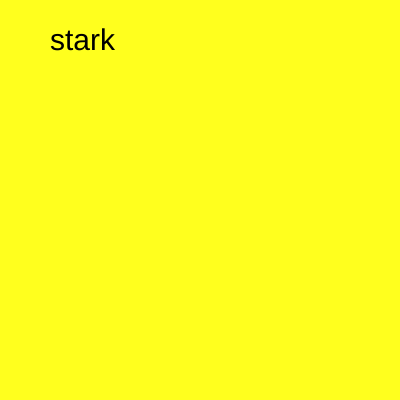
Frame 1 (no input)
Frame 60 (no input): identical to frame 1, image omitted
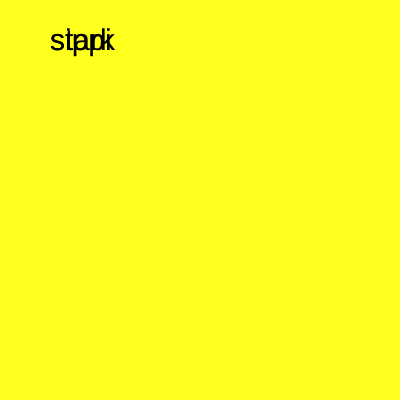
Frame 120 (the mouse pressed at the canvas centre since frame 60)

The p5.js sketch that drew these frames (run headless with seeded random() and noise() and a simulated clock; from frame 60 on, the mouse is pressed at the canvas centre):

// p5.js sketch
// ── sketch.js

let dogs = [{name: "sippi", color: "red"}
, {name:"duke", color: "blue"},
{name: "stark", color: "green"}];

let randomIndex;

function setup() {
  createCanvas(400, 400);
    background(255, 400, 30);
    textSize(30);

  randomIndex = int(random(dogs.length));

  console.log(dogs[randomIndex].name);
  text(dogs[randomIndex].name, 50, 50);

}


function draw() {
}

function mousePressed(){

  randomIndex = int(random(dogs.length));

  console.log(dogs[randomIndex].name);
  text(dogs[randomIndex].name, 50, 50);

}
